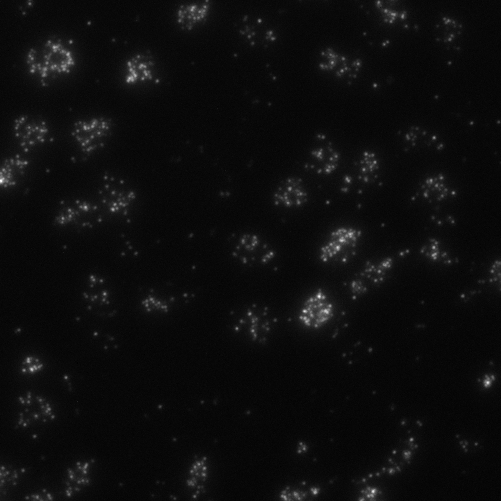
%> input picture b1_c2.tif, 501 x 501 px
$ octave Workshop_191015_Registration.m   (GNU Octave 9; MATLAB toolbox functions it lacks are replaced by stand-ins)
%> lines starting %> are read from the running program, lines starting %| are printed output that depends on the picture

I1 = imread('b1_c2.tif');
%> I1 is the input picture: size 501x501 uint16; min 330, max 4310, mean 546.6
I2 = imread('b3_c2.tif');
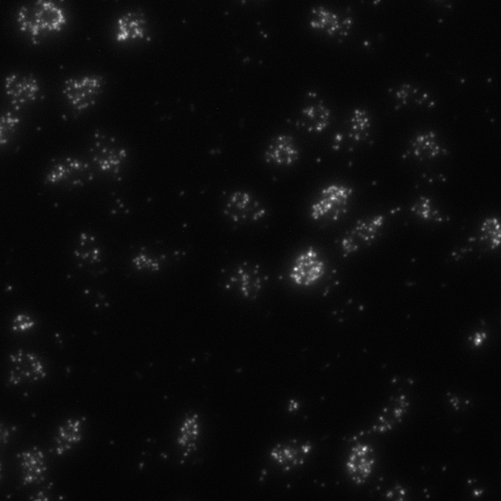
%> input picture b3_c2.tif, 501 x 501 px
%> I2 is the input picture: size 501x501 uint16; min 356, max 5595, mean 618.1


%% Fourier transform
figure;

subplot(321); imshow(I1, []); axis on; title('I1');
subplot(322); imshow(I2, []); axis on; title('I2');

I1_fourier = fft2(I1);
I2_fourier = fft2(I2);
subplot(323); imagesc(log(abs(fftshift(I1_fourier))));
title('I1 Fourier Transform, magnitude');
subplot(324); imagesc(log(abs(fftshift(I2_fourier))));
title('I2 Fourier Transform, magnitude');

subplot(3,2,5:6);
imagesc(ifft2(I1_fourier .* conj(I2_fourier))); axis image
title('phase correlation')
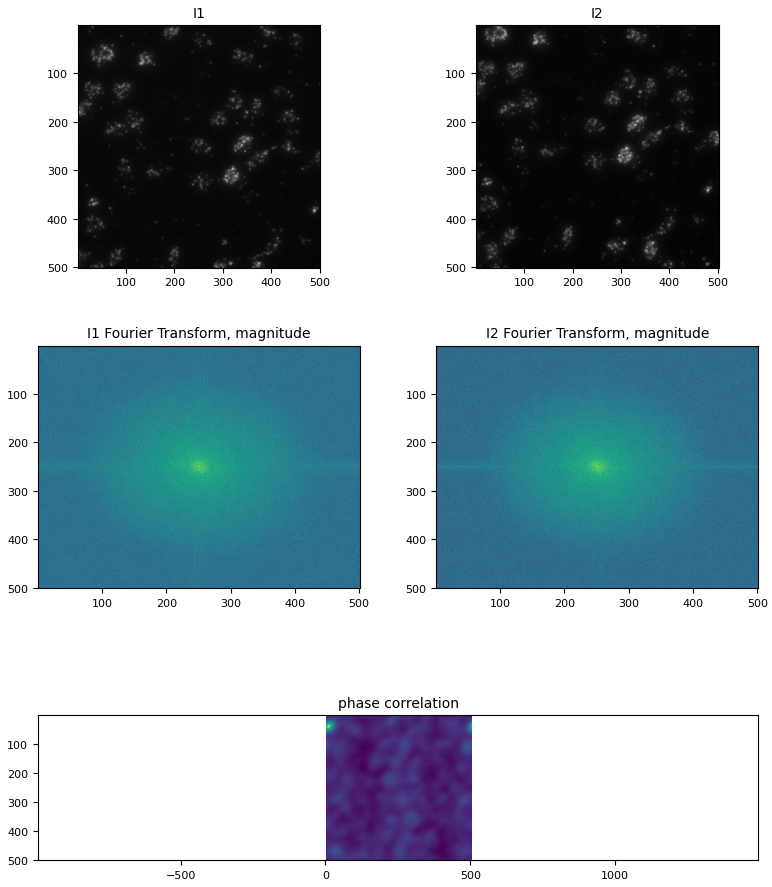
%> figure redrawn from the program's plot data, 5 panels

%% imregcorr
clf;

Ax = [];

ax = subplot(221);
Ax = [Ax, ax];
imshowpair(I1, I2);
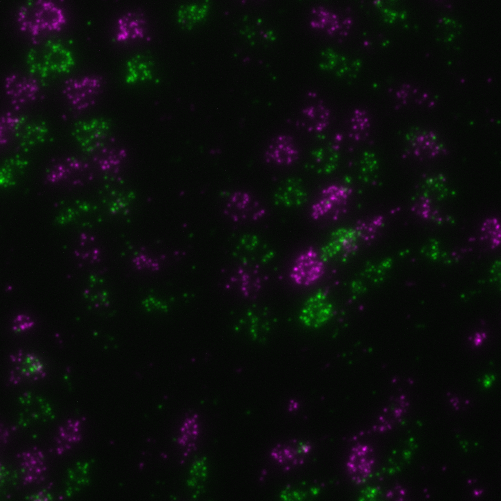
%> displayed picture: size 501x501x3, on the screen's scale of 0 to 255; mean R, G, B 12.8, 13.9, 12.8
axis on
title('original');

tic
%> (the run ends here)
